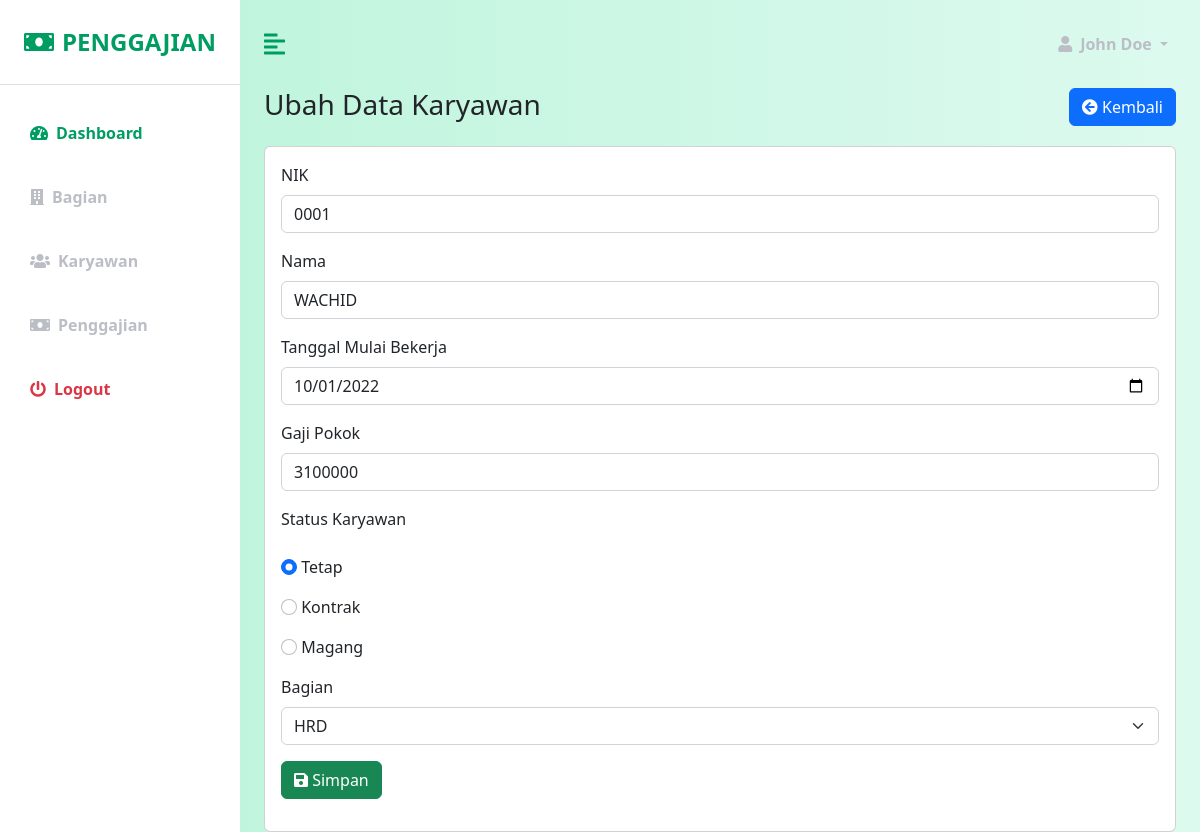
The page /?page=karyawanubah&nik=0001 on the database its author committed.
### tables this page shows
CREATE TABLE `karyawan` (
  `nik` varchar(20) NOT NULL,
  `nama` varchar(50) DEFAULT NULL,
  `tanggal_mulai` date DEFAULT NULL,
  `gaji_pokok` int(11) DEFAULT NULL,
  `status_karyawan` enum('TETAP','KONTRAK','MAGANG') DEFAULT NULL,
  `bagian_id` int(11) DEFAULT NULL
);

### pages/karyawan/karyawanubah.php (the view, shortened to what this page needs)
<div id="top" class="row mb-3">
    <div class="col">
        <h3>Ubah Data Karyawan</h3>
    </div>
    <div class="col">
        <a href="?page=karyawan" class="btn btn-primary float-end">
            <i class="fa fa-arrow-circle-left"></i>
            Kembali
        </a>
    </div>
</div>
        <?php
        include "database/connection.php";
        ?>
        <?php
        $nik = $_GET['nik'];
        $selectSQL = "SELECT * FROM karyawan WHERE nik = $nik";
        $result = mysqli_query($connection, $selectSQL);
        $row = mysqli_fetch_assoc($result);
        $tetap_checked = $row["status_karyawan"] == "TETAP" ? " checked" : "";
        $kontrak_checked = $row["status_karyawan"] == "KONTRAK" ? " checked" : "";
        $magang_checked = $row["status_karyawan"] == "MAGANG" ? " checked" : "";
        ?>
<div class="inputan" class="row mb-3">
    <div class="col">
        <div class="card px-3 py-3">
            <form action="" method="post">
                <div class="mb-3">
                    <label for="nik" class="form-label">NIK</label>
                    <input type="text" class="form-control" id="nik" name="nik" value="<?php echo $nik ?>" readonly>
                </div>
                <div class="mb-3">
                    <label for="nama" class="form-label">Nama</label>
                    <input type="text" class="form-control" id="nama" name="nama" placeholder="misal: Fulan" value="<?php echo $row['nama'] ?>" required>
                </div>
                <div class="mb-3 mt-3">
                    <label for="tanggal_mulai" class="form-label">Tanggal Mulai Bekerja</label>
                    <input type="date" class="form-control" id="tanggal_mulai" name="tanggal_mulai" value="<?php echo $row['tanggal_mulai'] ?>" required>
                </div>
                <div class="mb-3 mt-3">
                    <label for="gaji_pokok" class="form-label">Gaji Pokok</label>
                    <input type="number" class="form-control" id="gaji_pokok" name="gaji_pokok" value="<?php echo $row['gaji_pokok'] ?>" required>
                </div>
                <label class="form-label">Status Karyawan</label>
                <div class="mb-3 mt-3">
                    <input class="form-check-input" type="radio" name="status_karyawan" id="TETAP" value="TETAP" <?php echo $tetap_checked ?> required>
                    <label class="form-check-label" for="TETAP">
                        Tetap
                    </label>
                </div>
                <div class="mb-3 mt-3">
                    <input class="form-check-input" type="radio" name="status_karyawan" id="KONTRAK" value="KONTRAK" <?php echo $kontrak_checked ?>>
                    <label class="form-check-label" for="KONTRAK">
                        Kontrak
                    </label>
                </div>
                <div class="mb-3 mt-3">
                    <input class="form-check-input" type="radio" name="status_karyawan" id="MAGANG" value="MAGANG" <?php echo $magang_checked ?>>
                    <label class="form-check-label" for="MAGANG">
                        Magang
                    </label>
                </div>
                <div class="mb-3 mt-3">
                    <label for="bagian_id" class="form-label">Bagian</label>
                    <?php
                    $selectSQLBagian = "SELECT * FROM bagian";
                    $result_bagian = mysqli_query($connection, $selectSQLBagian);
                    ?>
                    <select class="form-select" aria-label="Default select exemple" name="bagian_id">
                        <?php
                        while ($row_bagian = mysqli_fetch_assoc($result_bagian)) {
                            $bagian_selected = $row["bagian_id"] == $row_bagian["id"] ? " selected" : "";
                        ?>
                            <option value="<?php echo $row_bagian["id"] ?>" <?php echo $bagian_selected ?>>
                                <?php echo $row_bagian["nama"] ?>
                            </option>
                        <?php
                        }
                        ?>
                    </select>
                </div>
                <div class="col mb-3">
                    <button class="btn btn-success" type="submit" name="simpan_button">
                        <i class="fas fa-save"></i>
                        Simpan
                    </button>
                </div>
            </form>
        </div>
    </div>
</div>

### css/custom.css (style rules this page uses)
:root { --main-bg-color: #009d63; --main-text-color: #009d63; --second-text-color: #bbbec5; --second-bg-color: #c1efde; }

### rows shown on the page
karyawan: nama "WACHID", tanggal_mulai "10/01/2022", gaji_pokok "3100000"

### other values the page prints
form field bagian_id "HRD"
